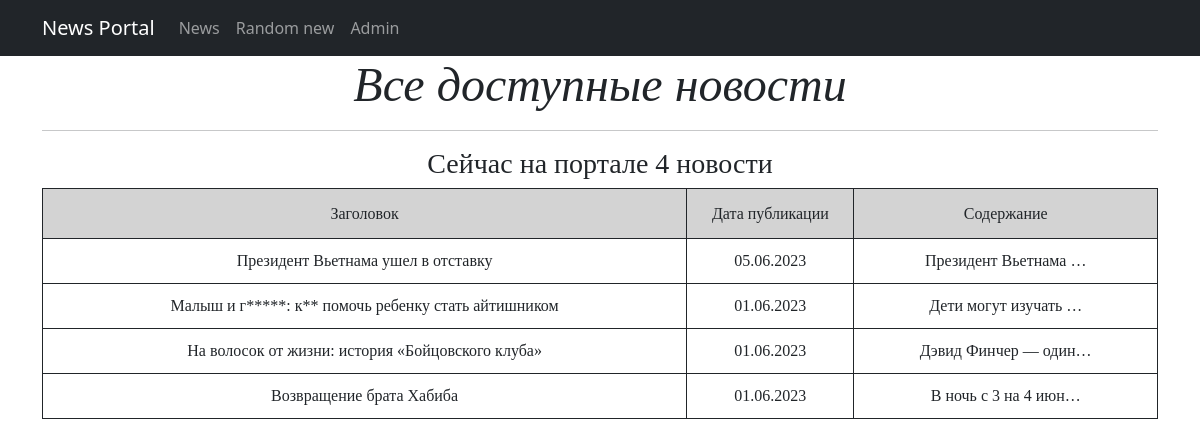
Page /news/ on the committed database.
### news/models.py (models this page shows, shortened)
class Post(models.Model):
    news = 'NE'
    article = 'AR'
    name = models.CharField(max_length=255)
    type = models.CharField(max_length=2, choices=TYPE_OF_NEW, default=news)
    datetime_in = models.DateTimeField(auto_now_add=True)
    content = models.TextField()
    category = models.ManyToManyField('Category', through='PostCategories')
    author = models.ForeignKey('Author', on_delete=models.CASCADE)
    rating = models.IntegerField(default=0)

### news/views.py (the view)
# urls.py: path('', PostList.as_view()),
class PostList(ListView):
    model = Post
    template_name = 'news.html'
    context_object_name = 'news'
    ordering = '-datetime_in'

### news/templatetags/custom_filters.py (called while the page is built)
@register.filter()
def censor(value, censor_words=CENSOR_WORDS, symbols=SYMBOLS):
    if isinstance(value, str):
        for i in value.split():
            count = 0
            if not i.isalnum():
                for j in symbols:
                    if j in i:
                        count += 1
            if i[:len(i) - count].lower() in censor_words:
                value = value.replace(i[:len(i) - count], i[0] + '*' * (len(i) - 1 - count))
    else:
        try:
            raise AttributeError
        except AttributeError:
            print("AttributeError")
    return value

### news/templatetags/custom_tags.py (called while the page is built)
@register.simple_tag()
def random_new_id():
    return randint(1, len(Post.objects.all()))

### templates/news.html (shortened to what this page needs)
{% extends 'flatpages/default.html' %}
{% load static %}
{% load custom_filters %}
{% block content %}
<link rel="stylesheet" type='text/css' href="{% static 'css/news-styles.css' %}">
<h1>Все доступные новости</h1>
<hr>
<h3>Сейчас на портале {{ news|length }} новости</h3>
{% if news %}
	<table>
		<tr class="table-head">
			<td>Заголовок</td>
			<td class="date-time-collumn">Дата публикации</td>
			<td>Содержание</td>
		</tr>
		{% for i in news %}
		<tr>
			<td>{{ i.name|censor }}</td>
			<td>{{ i.datetime_in|date:'d.m.Y' }}</td>
			<td>{{ i.content|truncatechars:20 }}</td>
		</tr>
		{% endfor %}
	</table>
{% else %}
	<h2>Новостной портал пуст!</h2>
{% endif %}
{% endblock content %}

### templates/flatpages/default.html (shortened to what this page needs)
<!DOCTYPE html>
<html lang="en">
    <head>
        {% load static %}
        <link href="{% static 'css/styles.css' %}" rel="stylesheet" />
    </head>
    <body>
        {% load custom_tags %}
        <nav class="navbar navbar-expand-lg navbar-dark bg-dark static-top">
           <div class="container">
               <a class="navbar-brand" href="/">News Portal</a>
               <div class="collapse navbar-collapse" id="navbarResponsive">
                   <ul class="navbar-nav ml-auto">
                       <li class="nav-item">
                           <a class="nav-link" href="/news/">News</a>
                       </li>
                       <li class="nav-item">
                           <a class="nav-link" href="/news/{% random_new_id %}">Random new</a>
                       </li>
                       <li class="nav-item">
                           <a class="nav-link" href="/admin/">Admin</a>
                       </li>
                   </ul>
               </div>
           </div>
        </nav>
        <div class="container">
           <div class="row">
               <div class="col-lg-12 text-center">
                   {% block content %}
                   {% endblock content %}
               </div>
           </div>
        </div>
    </body>
</html>

### static/css/news-styles.css (style rules this page uses)
h1 { font-style: italic; font-family: fantasy; font-size: 3em; }
h3 { font-family: fantasy; }
td { border: 1px solid; padding: 10px; }
table { width: 100%; font-family: serif; }
.table-head { background-color: lightgray; height: 50px; }
.date-time-collumn { width: 15%; }

### rows in the picture
Post: name|censor "Президент Вьетнама ушел в отставку", datetime_in "05.06.2023", content "Президент Вьетнама …"
Post: name|censor "Малыш и г*****: к** помочь ребенку стать айтишником", datetime_in "01.06.2023", content "Дети могут изучать …"
Post: name|censor "На волосок от жизни: история «Бойцовского клуба»", datetime_in "01.06.2023", content "Дэвид Финчер — один…"
Post: name|censor "Возвращение брата Хабиба", datetime_in "01.06.2023", content "В ночь с 3 на 4 июн…"

### other values in the picture
{{ news|length }} "4"
